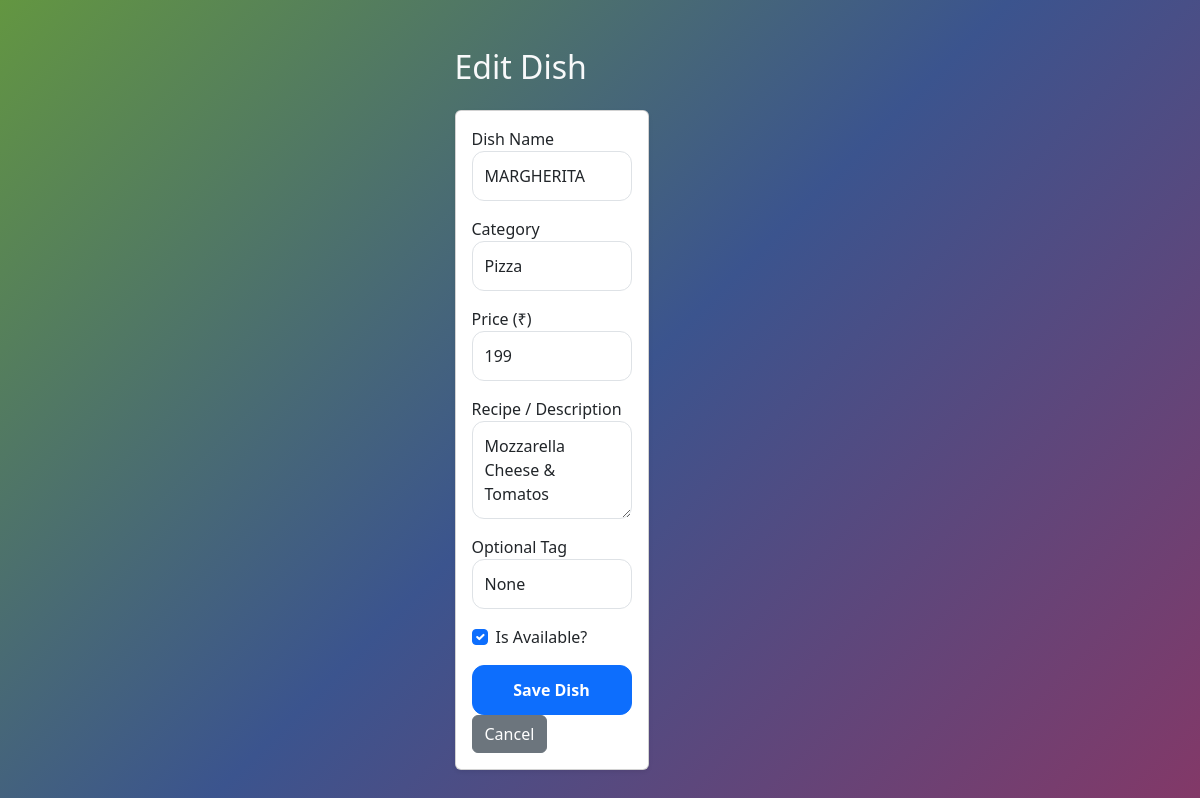
Page /order/dishes/1/edit/ (signed in) on the committed database.
### Order/models.py (models this page shows, shortened)
class Dishes(models.Model):
    ch = [("SG", "Signature"), ("SP", "Spicy"), ("SP", "Special")]
    category = models.ForeignKey(Categories, on_delete=models.CASCADE)
    dish_name = models.CharField(max_length=150)
    receipe = models.TextField(blank=True, null=True)
    price = models.IntegerField()
    optional = models.CharField(choices=ch, null=True, blank=True, max_length=100)
    is_available = models.BooleanField(default=True)
    dish_image = models.ImageField(upload_to="Images", null=True, blank=True, default='Images/default.png')

class Categories(models.Model):
    category_name = models.CharField(max_length=100)
    added_date = models.TimeField(auto_now_add=True)

### Order/views.py (the view, shortened to what this page needs)
# urls.py: path('dishes/<int:id>/edit/', views.edit_dish, name='edit_dish'),
def edit_dish(request, id):
    is_admin = request.user.is_authenticated and request.user.is_superuser
    if not is_admin:
        messages.error(request, "Only Administrators can edit dishes.")
        return redirect('dishes')
    dish = get_object_or_404(Dishes, id=id)
    categories = Categories.objects.all()
    return render(request, 'order/dish_form.html', {'dish': dish, 'categories': categories, 'title': 'Edit Dish', 'is_admin': is_admin})

### templates/order/dish_form.html (shortened to what this page needs)
{% extends "billing/base.html" %}
{% block content %}
<div class="d-flex h-100">
    <div class="content flex-grow-1 p-5">
        <h2>{{ title }}</h2>
        <div class="card mt-4 shadow-sm col-md-8">
            <div class="card-body">
                <form method="POST">
                    <div class="mb-3">
                        <label>Dish Name</label>
                        <input type="text" name="dish_name" class="form-control" value="{{ dish.dish_name }}" required>
                    </div>
                    <div class="mb-3">
                        <label>Category</label>
                        <select name="category" class="form-control" required>
                            {% for c in categories %}
                            <option value="{{ c.id }}" {% if dish.category.id == c.id %}selected{% endif %}>{{ c.category_name }}</option>
                            {% endfor %}
                        </select>
                    </div>
                    <div class="mb-3">
                        <label>Price (₹)</label>
                        <input type="number" name="price" class="form-control" value="{{ dish.price }}" required>
                    </div>
                    <div class="mb-3">
                        <label>Recipe / Description</label>
                        <textarea name="receipe" class="form-control" rows="3">{{ dish.receipe }}</textarea>
                    </div>
                    <div class="mb-3">
                        <label>Optional Tag</label>
                        <select name="optional" class="form-control">
                            <option value="">None</option>
                        </select>
                    </div>
                    <div class="mb-3 form-check">
                        <input type="checkbox" name="is_available" class="form-check-input" id="isAvailable" {% if dish.is_available or not dish %}checked{% endif %}>
                        <label class="form-check-label" for="isAvailable">Is Available?</label>
                    </div>
                    <button type="submit" class="btn btn-primary">Save Dish</button>
                    <a href="{% url 'dishes' %}" class="btn btn-secondary">Cancel</a>
                </form>
            </div>
        </div>
    </div>
</div>
{% endblock %}

### static/Billing/css/style.css (style rules this page uses)
body { background: linear-gradient(135deg, #639641, #3b548e, #843867); color: #f8f9fa; font-family: 'Segoe UI', Tahoma, Geneva, Verdana, sans-serif; }
.content { margin-left: 0; transition: margin-left 0.3s; padding: 20px; }
body { min-height: 100vh; display: flex; justify-content: center; align-items: center; }
.form-control { border-radius: 0.75rem; padding: 0.75rem; }
.btn-primary { width: 100%; padding: 0.75rem; border-radius: 0.75rem; font-weight: 600; transition: all 0.3s ease; }

### rows in the picture
Dishes: dish_name "MARGHERITA", category "Pizza", price "199", receipe "Mozzarella Cheese & Tomatos", is_available "☑"

### other values in the picture
{{ title }} "Edit Dish"
